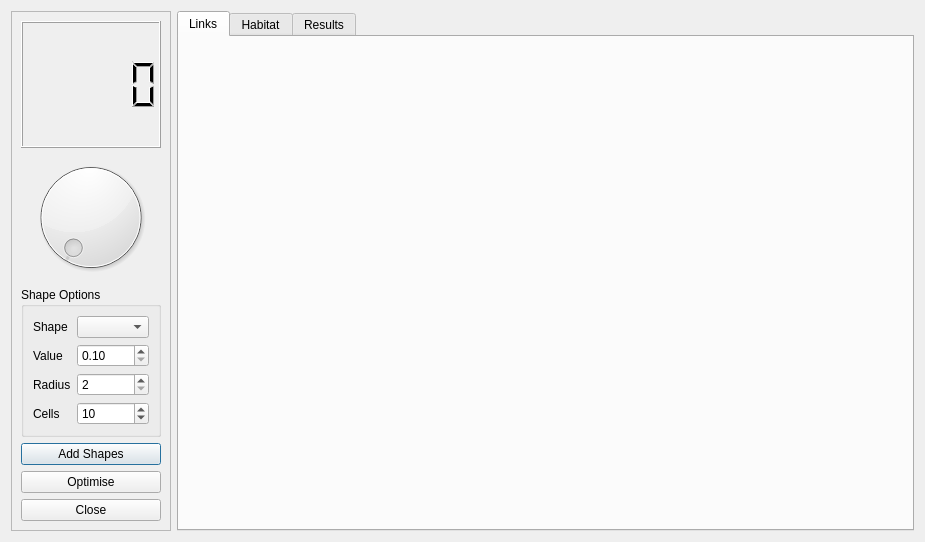
<?xml version="1.0" encoding="UTF-8"?>
<!--
Condatis; software to assist with the planning of habitat restoration

www.condatis.org.uk

Copyright (c) 2015 D.W. Wallis and J.A. Hodgson

The latest information about Condatis can be found at www.condatis.org.uk, including links to the source distribution, preferred citations, and contact details for the copyright holders.

This program is distributed in the hope that it will be useful,
but WITHOUT ANY WARRANTY; without even the implied warranty of
MERCHANTABILITY or FITNESS FOR A PARTICULAR PURPOSE.  See the
GNU General Public License for more details.

This program is free software; you can redistribute it and/or modify it under the terms of the GNU General Public License (GPL) as published by the Free Software Foundation, version 3 of the license, and the additional term below. 
Additional term under GNU GPL version 3 section 7.

A1) If you convey a modified version of this work:
(i) you should delete the text that appears in the Acknowledgements tab of the About box in the Condatis user interface.
(ii) a comment at the head of any file containing the source code derived from this covered work should read: 'Part of this work is a modified version of the work Condatis v.[version number] Copyright (c)[year]  D.W. Wallis and J.A. Hodgson.  Our modification was permitted by the GNU General Public License v.3. Instructions for obtaining the original version of Condatis can be found at www.condatis.org.uk. Any modified or verbatim copies of our work must preserve this notice.' Where text in square brackets should be replaced by the appropriate numbers.
(iii) if your modified work has a user interface, the user interface should prominently display the notice: 'Part of this work is a modified version of the work Condatis v.[version number] Copyright (c)[year]  D.W. Wallis and J.A. Hodgson.  See www.condatis.org.uk.' Where text in square brackets should be replaced by the appropriate numbers.
-->
<ui version="4.0">
 <class>Dialog</class>
 <widget class="QDialog" name="Dialog">
  <property name="geometry">
   <rect>
    <x>0</x>
    <y>0</y>
    <width>925</width>
    <height>542</height>
   </rect>
  </property>
  <property name="windowTitle">
   <string>Optimise by adding</string>
  </property>
  <layout class="QHBoxLayout" name="horizontalLayout">
   <item>
    <widget class="QFrame" name="frame_2">
     <property name="maximumSize">
      <size>
       <width>200</width>
       <height>16777215</height>
      </size>
     </property>
     <property name="frameShape">
      <enum>QFrame::StyledPanel</enum>
     </property>
     <property name="frameShadow">
      <enum>QFrame::Raised</enum>
     </property>
     <layout class="QVBoxLayout" name="verticalLayout_2">
      <item>
       <widget class="QLCDNumber" name="lcdNumber"/>
      </item>
      <item>
       <widget class="QDial" name="dial">
        <property name="maximum">
         <number>10</number>
        </property>
       </widget>
      </item>
      <item>
       <widget class="QGroupBox" name="groupBox_2">
        <property name="title">
         <string>Shape Options</string>
        </property>
        <layout class="QGridLayout" name="gridLayout">
         <item row="1" column="1">
          <widget class="QDoubleSpinBox" name="valueBox">
           <property name="minimum">
            <double>0.100000000000000</double>
           </property>
           <property name="maximum">
            <double>1.000000000000000</double>
           </property>
           <property name="singleStep">
            <double>0.100000000000000</double>
           </property>
          </widget>
         </item>
         <item row="0" column="1">
          <widget class="QComboBox" name="comboBox"/>
         </item>
         <item row="2" column="1">
          <widget class="QSpinBox" name="radiusBox">
           <property name="minimum">
            <number>2</number>
           </property>
           <property name="maximum">
            <number>20000</number>
           </property>
          </widget>
         </item>
         <item row="3" column="1">
          <widget class="QSpinBox" name="cellsBox">
           <property name="minimum">
            <number>1</number>
           </property>
           <property name="maximum">
            <number>9999</number>
           </property>
           <property name="value">
            <number>10</number>
           </property>
          </widget>
         </item>
         <item row="0" column="0">
          <widget class="QLabel" name="label">
           <property name="text">
            <string>Shape</string>
           </property>
          </widget>
         </item>
         <item row="1" column="0">
          <widget class="QLabel" name="label_2">
           <property name="text">
            <string>Value</string>
           </property>
          </widget>
         </item>
         <item row="2" column="0">
          <widget class="QLabel" name="label_3">
           <property name="text">
            <string>Radius</string>
           </property>
          </widget>
         </item>
         <item row="3" column="0">
          <widget class="QLabel" name="label_4">
           <property name="text">
            <string>Cells</string>
           </property>
          </widget>
         </item>
        </layout>
       </widget>
      </item>
      <item>
       <widget class="QPushButton" name="addButton">
        <property name="text">
         <string>Add Shapes</string>
        </property>
       </widget>
      </item>
      <item>
       <widget class="QPushButton" name="optButton">
        <property name="text">
         <string>Optimise</string>
        </property>
       </widget>
      </item>
      <item>
       <widget class="QPushButton" name="closeButton">
        <property name="text">
         <string>Close</string>
        </property>
       </widget>
      </item>
     </layout>
    </widget>
   </item>
   <item>
    <widget class="QTabWidget" name="tabWidget">
     <property name="currentIndex">
      <number>0</number>
     </property>
     <widget class="QWidget" name="tab">
      <attribute name="title">
       <string>Links</string>
      </attribute>
      <layout class="QHBoxLayout" name="horizontalLayout_2">
       <item>
        <widget class="MplWidget" name="plotWidget" native="true"/>
       </item>
      </layout>
     </widget>
     <widget class="QWidget" name="tab_2">
      <attribute name="title">
       <string>Habitat</string>
      </attribute>
      <layout class="QVBoxLayout" name="verticalLayout">
       <item>
        <widget class="MplWidget" name="habWidget" native="true"/>
       </item>
       <item>
        <widget class="QCheckBox" name="checkBox">
         <property name="text">
          <string>Zoom</string>
         </property>
        </widget>
       </item>
      </layout>
     </widget>
     <widget class="QWidget" name="tab_3">
      <attribute name="title">
       <string>Results</string>
      </attribute>
      <layout class="QVBoxLayout" name="verticalLayout_3">
       <item>
        <widget class="MplWidget" name="resultsWidget" native="true"/>
       </item>
       <item>
        <widget class="QCheckBox" name="checkBox_2">
         <property name="text">
          <string>Zoom</string>
         </property>
        </widget>
       </item>
      </layout>
     </widget>
    </widget>
   </item>
  </layout>
 </widget>
 <customwidgets>
  <customwidget>
   <class>MplWidget</class>
   <extends>QWidget</extends>
   <header location="global">mplwidget</header>
   <container>1</container>
  </customwidget>
 </customwidgets>
 <resources/>
 <connections/>
</ui>
